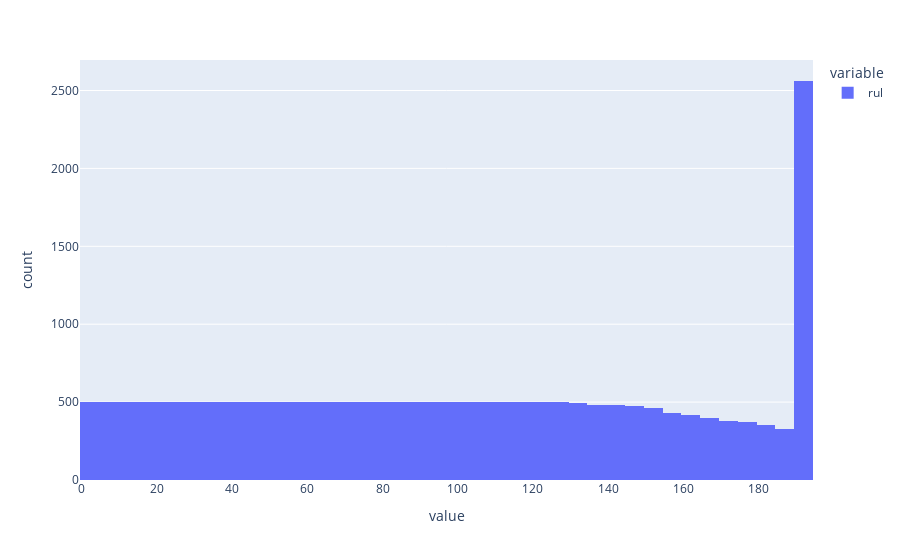

The cell this chart's notebook holds for it:
### Markdown cell above
Taking the log transform has pushed the weight of the graph to the right. This is not ideal as the model would learn to predict values in the  extreme right and fail to predict the smaller values. Let us try clipping.

### Code cell
px.histogram(train['rul'].clip(upper=190))

### Figure 1 — Plotly figure (JSON) as saved in the notebook; plotly's stock layout.template omitted (floating-point values rounded to 4 significant figures; data arrays with more than 128 entries replaced by an {"elided": "..."} marker saying what was removed)
{"data": [{"alignmentgroup": "True", "bingroup": "x", "hovertemplate": "variable=rul<br>value=%{x}<br>count=%{y}<extra></extra>", "legendgroup": "rul", "marker": {"color": "#636efa", "pattern": {"shape": ""}}, "name": "rul", "offsetgroup": "rul", "orientation": "v", "showlegend": true, "type": "histogram", "x": {"elided": "20631 int values"}, "xaxis": "x", "yaxis": "y"}], "layout": {"barmode": "relative", "legend": {"title": {"text": "variable"}, "tracegroupgap": 0}, "margin": {"t": 60}, "xaxis": {"anchor": "y", "domain": [0, 1], "title": {"text": "value"}}, "yaxis": {"anchor": "x", "domain": [0, 1], "title": {"text": "count"}}}}
